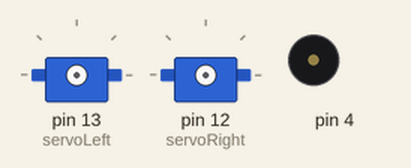
Simulated run of this sketch. Board: Arduino Uno, built with avr-gcc and run on an emulated ATmega328P. On the bench: 2 × servo, buzzer (waves = sounding).

Above: at 0.1 s.
At 1.1 s:
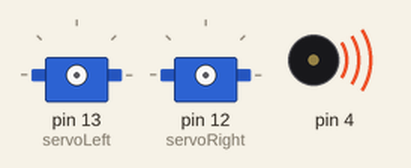
Timing chart, 0 to 3.5 s (numbered marks = the images above):
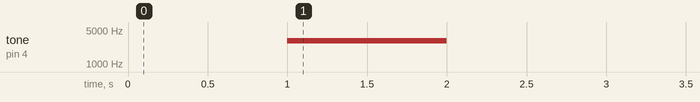

The sketch:

Robot_Forward_3s.ino
```cpp
// Robotics with the BOE Shield - ForwardThreeSeconds
// Make the BOE Shield-Bot roll forward for three seconds, then stop.
#include <Servo.h> // Include servo library
Servo servoLeft; // Declare left and right servos
Servo servoRight;

void setup() // Built-in initialization block
{
delay(1000);
tone(4, 3000, 1000) ; // Play tone for 1 second
delay(1000) ; // Delay to finish tone
servoLeft. attach(13) ; // Attach left signal to pin 13
servoRight. attach(12) ; // Attach right signal to pin 12
// Full speed forward
servoLeft. writeMicroseconds(1500) ; // Left wheel counterclockwise
servoRight. writeMicroseconds(1500) ; // Right wheel clockwise
delay(2400) ; // . . . for 3 seconds
servoLeft. detach() ; // Stop sending servo signals
servoRight. detach() ;
}

void loop() // Main loop auto-repeats
{ // Empty, nothing needs repeating
}
```
